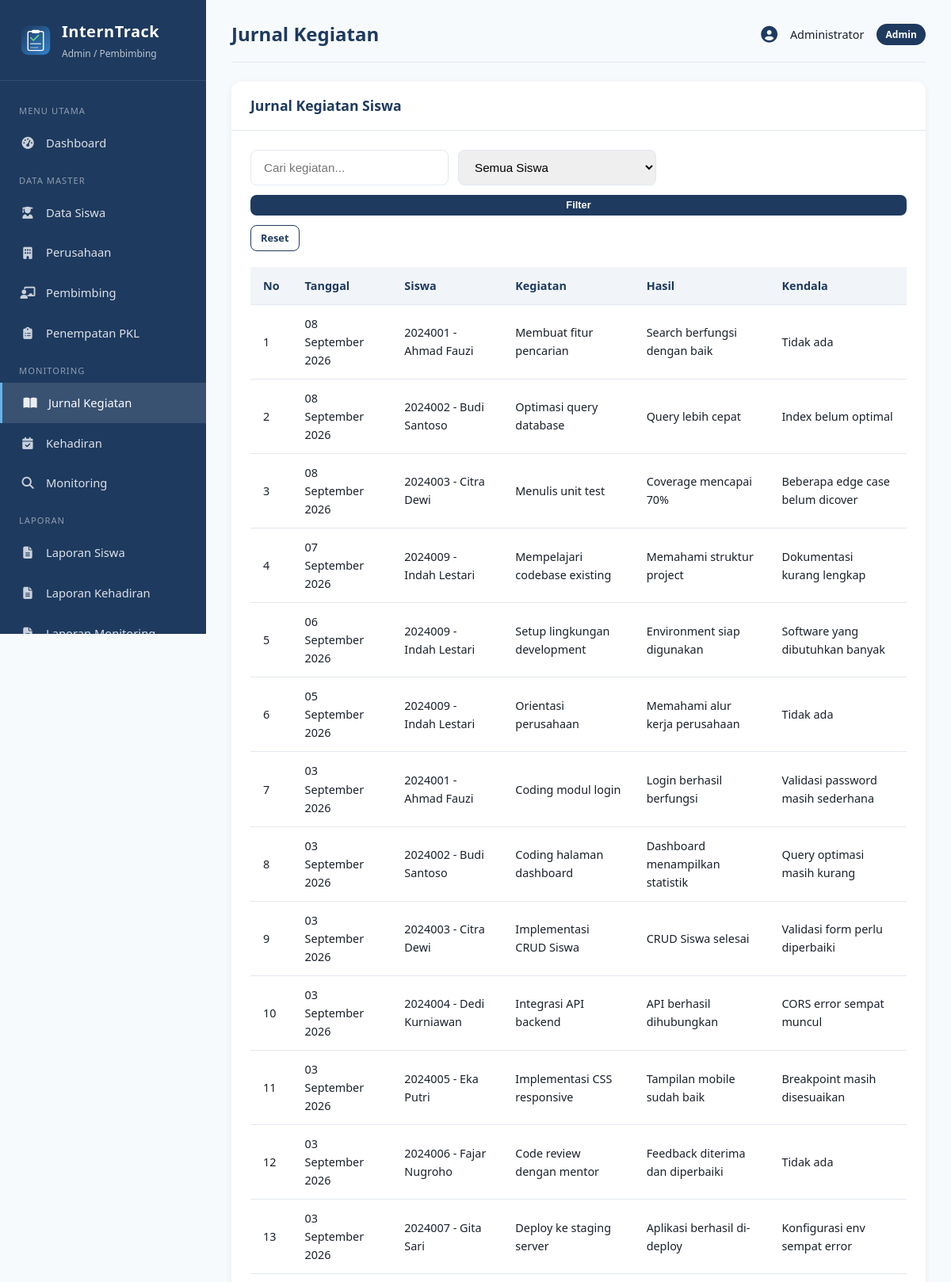
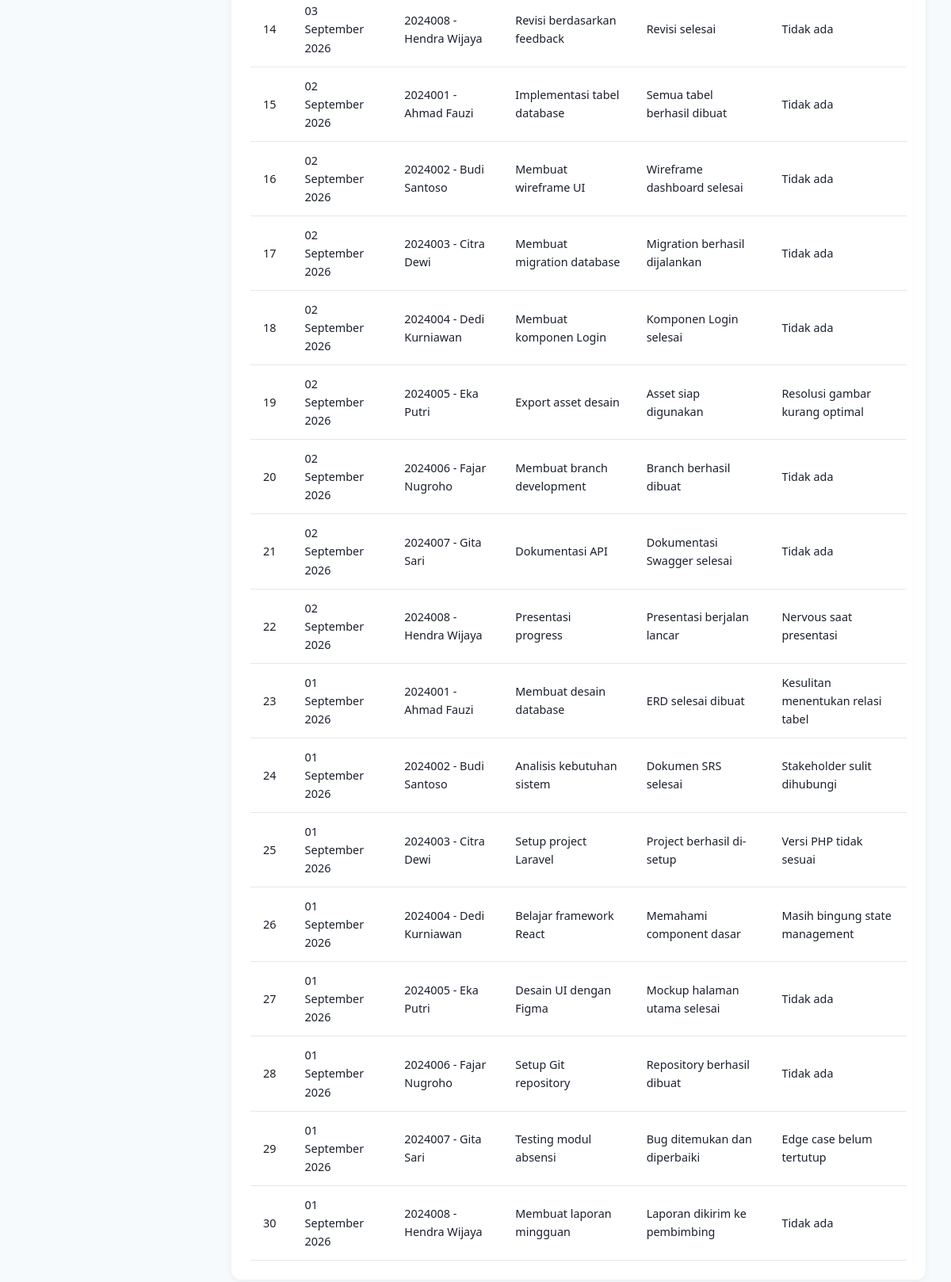
/admin/jurnal.php (signed in), run on the app's committed database (2 pictures, top to bottom).
### tables this page shows
CREATE TABLE jurnal (
    id INT AUTO_INCREMENT PRIMARY KEY,
    siswa_id INT NOT NULL,
    tanggal DATE NOT NULL,
    kegiatan TEXT NOT NULL,
    hasil TEXT,
    kendala TEXT,
    created_at TIMESTAMP DEFAULT CURRENT_TIMESTAMP,
    FOREIGN KEY (siswa_id) REFERENCES siswa(id) ON DELETE CASCADE
);

CREATE TABLE siswa (
    id INT AUTO_INCREMENT PRIMARY KEY,
    user_id INT NULL,
    nis VARCHAR(20) NOT NULL UNIQUE,
    nama VARCHAR(100) NOT NULL,
    kelas VARCHAR(20) NOT NULL,
    jurusan VARCHAR(50) NOT NULL,
    no_hp VARCHAR(15),
    alamat TEXT,
    created_at TIMESTAMP DEFAULT CURRENT_TIMESTAMP,
    FOREIGN KEY (user_id) REFERENCES users(id) ON DELETE SET NULL
);

### includes/functions.php (called while the page is built, shortened)
<?php
function e($str) {
    return htmlspecialchars($str ?? '', ENT_QUOTES, 'UTF-8');
}
function formatTanggal($tanggal) {
    $bulan = [
        1 => 'Januari', 'Februari', 'Maret', 'April', 'Mei', 'Juni',
        'Juli', 'Agustus', 'September', 'Oktober', 'November', 'Desember'
    ];
    $t = strtotime($tanggal);
    return date('d', $t) . ' ' . $bulan[(int)date('n', $t)] . ' ' . date('Y', $t);
}
?>

### admin/jurnal.php (the view, shortened to what this page needs)
<?php
require_once __DIR__ . '/../includes/header_admin.php';
$search = trim($_GET['search'] ?? '');
?>
<div class="card">
    <div class="card-header">
        <h3>Jurnal Kegiatan Siswa</h3>
    </div>
    <div class="card-body">
        <form method="GET" class="filter-group">
            <input type="text" name="search" class="form-control" placeholder="Cari kegiatan..." value="<?= e($search) ?>" style="max-width:250px">
            <select name="siswa" class="form-control" style="max-width:250px">
                <option value="">Semua Siswa</option>
            </select>
            <button type="submit" class="btn btn-primary btn-sm">Filter</button>
            <a href="jurnal.php" class="btn btn-outline btn-sm">Reset</a>
        </form>
        <div class="table-responsive">
            <table>
                <thead>
                    <tr>
                        <th>No</th>
                        <th>Tanggal</th>
                        <th>Siswa</th>
                        <th>Kegiatan</th>
                        <th>Hasil</th>
                        <th>Kendala</th>
                    </tr>
                </thead>
                <tbody>
                <?php
                $sql = "SELECT j.*, s.nama as nama_siswa, s.nis
                        FROM jurnal j JOIN siswa s ON j.siswa_id = s.id WHERE 1=1";
                $sql .= " ORDER BY j.tanggal DESC";
                $res = $conn->query($sql);
                $no = 1;
                while ($r = $res->fetch_assoc()):
                ?>
                    <tr>
                        <td><?= $no++ ?></td>
                        <td><?= formatTanggal($r['tanggal']) ?></td>
                        <td><?= e($r['nis'].' - '.$r['nama_siswa']) ?></td>
                        <td><?= e($r['kegiatan']) ?></td>
                        <td><?= e($r['hasil']) ?></td>
                        <td><?= e($r['kendala'] ?: '-') ?></td>
                    </tr>
                <?php endwhile; ?>
                </tbody>
            </table>
        </div>
    </div>
</div>
<?php require_once __DIR__ . '/../includes/footer.php'; ?>

### assets/css/style.css (style rules this page uses)
:root { --primary: #1e3a5f; --primary-light: #2c5282; --accent: #3182ce; --success: #38a169; --warning: #d69e2e; --danger: #e53e3e; --info: #3182ce; --bg: #f7fafc; --card: #ffffff; --text: #1a202c; --text-muted: #718096; --border: #e2e8f0; --sidebar-width: 260px; }
* { margin: 0; padding: 0; box-sizing: border-box; }
body { font-family: 'Segoe UI', Tahoma, Geneva, Verdana, sans-serif; background: var(--bg); color: var(--text); line-height: 1.6; }
a { text-decoration: none; color: inherit; }
.form-control { width: 100%; padding: 0.75rem 1rem; border: 1.5px solid var(--border); border-radius: 8px; font-size: 0.95rem; transition: border-color 0.2s; }
.btn { display: inline-block; padding: 0.7rem 1.5rem; border: none; border-radius: 8px; font-size: 0.95rem; font-weight: 600; cursor: pointer; transition: all 0.2s; }
.btn-primary { background: var(--primary); color: white; width: 100%; }
.btn-sm { padding: 0.35rem 0.75rem; font-size: 0.8rem; }
.btn-outline { background: transparent; border: 1.5px solid var(--primary); color: var(--primary); }
.card { background: var(--card); border-radius: 12px; box-shadow: 0 2px 8px rgba(0,0,0,0.06); margin-bottom: 1.5rem; }
.card-header { padding: 1rem 1.5rem; border-bottom: 1px solid var(--border); display: flex; justify-content: space-between; align-items: center; }
.card-header h3 { font-size: 1.1rem; color: var(--primary); }
.card-body { padding: 1.5rem; }
.table-responsive { overflow-x: auto; }
table { width: 100%; border-collapse: collapse; }
table th, table td { padding: 0.75rem 1rem; text-align: left; border-bottom: 1px solid var(--border); font-size: 0.9rem; }
table th { background: #f1f5f9; font-weight: 600; color: var(--primary); white-space: nowrap; }
select.form-control { appearance: auto; }
.filter-group { display: flex; gap: 0.75rem; flex-wrap: wrap; margin-bottom: 1.2rem; }

### data on the page
jurnal: tanggal "08 September 2026", siswa.nama "2024001 - Ahmad Fauzi", kegiatan "Membuat fitur pencarian", hasil "Search berfungsi dengan baik", kendala "Tidak ada"
jurnal: tanggal "08 September 2026", siswa.nama "2024002 - Budi Santoso", kegiatan "Optimasi query database", hasil "Query lebih cepat", kendala "Index belum optimal"
jurnal: tanggal "08 September 2026", siswa.nama "2024003 - Citra Dewi", kegiatan "Menulis unit test", hasil "Coverage mencapai 70%", kendala "Beberapa edge case belum dicover"
jurnal: tanggal "07 September 2026", siswa.nama "2024009 - Indah Lestari", kegiatan "Mempelajari codebase existing", hasil "Memahami struktur project", kendala "Dokumentasi kurang lengkap"
jurnal: tanggal "06 September 2026", siswa.nama "2024009 - Indah Lestari", kegiatan "Setup lingkungan development", hasil "Environment siap digunakan", kendala "Software yang dibutuhkan banyak"
jurnal: tanggal "05 September 2026", siswa.nama "2024009 - Indah Lestari", kegiatan "Orientasi perusahaan", hasil "Memahami alur kerja perusahaan", kendala "Tidak ada"
jurnal: tanggal "03 September 2026", siswa.nama "2024001 - Ahmad Fauzi", kegiatan "Coding modul login", hasil "Login berhasil berfungsi", kendala "Validasi password masih sederhana"
jurnal: tanggal "03 September 2026", siswa.nama "2024002 - Budi Santoso", kegiatan "Coding halaman dashboard", hasil "Dashboard menampilkan statistik", kendala "Query optimasi masih kurang"
jurnal: tanggal "03 September 2026", siswa.nama "2024003 - Citra Dewi", kegiatan "Implementasi CRUD Siswa", hasil "CRUD Siswa selesai", kendala "Validasi form perlu diperbaiki"
jurnal: tanggal "03 September 2026", siswa.nama "2024004 - Dedi Kurniawan", kegiatan "Integrasi API backend", hasil "API berhasil dihubungkan", kendala "CORS error sempat muncul"
jurnal: tanggal "03 September 2026", siswa.nama "2024005 - Eka Putri", kegiatan "Implementasi CSS responsive", hasil "Tampilan mobile sudah baik", kendala "Breakpoint masih disesuaikan"
jurnal: tanggal "03 September 2026", siswa.nama "2024006 - Fajar Nugroho", kegiatan "Code review dengan mentor", hasil "Feedback diterima dan diperbaiki", kendala "Tidak ada"
jurnal: tanggal "03 September 2026", siswa.nama "2024007 - Gita Sari", kegiatan "Deploy ke staging server", hasil "Aplikasi berhasil di-deploy", kendala "Konfigurasi env sempat error"
jurnal: tanggal "03 September 2026", siswa.nama "2024008 - Hendra Wijaya", kegiatan "Revisi berdasarkan feedback", hasil "Revisi selesai", kendala "Tidak ada"
jurnal: tanggal "02 September 2026", siswa.nama "2024001 - Ahmad Fauzi", kegiatan "Implementasi tabel database", hasil "Semua tabel berhasil dibuat", kendala "Tidak ada"
jurnal: tanggal "02 September 2026", siswa.nama "2024002 - Budi Santoso", kegiatan "Membuat wireframe UI", hasil "Wireframe dashboard selesai", kendala "Tidak ada"
jurnal: tanggal "02 September 2026", siswa.nama "2024003 - Citra Dewi", kegiatan "Membuat migration database", hasil "Migration berhasil dijalankan", kendala "Tidak ada"
jurnal: tanggal "02 September 2026", siswa.nama "2024004 - Dedi Kurniawan", kegiatan "Membuat komponen Login", hasil "Komponen Login selesai", kendala "Tidak ada"
jurnal: tanggal "02 September 2026", siswa.nama "2024005 - Eka Putri", kegiatan "Export asset desain", hasil "Asset siap digunakan", kendala "Resolusi gambar kurang optimal"
jurnal: tanggal "02 September 2026", siswa.nama "2024006 - Fajar Nugroho", kegiatan "Membuat branch development", hasil "Branch berhasil dibuat", kendala "Tidak ada"
jurnal: tanggal "02 September 2026", siswa.nama "2024007 - Gita Sari", kegiatan "Dokumentasi API", hasil "Dokumentasi Swagger selesai", kendala "Tidak ada"
jurnal: tanggal "02 September 2026", siswa.nama "2024008 - Hendra Wijaya", kegiatan "Presentasi progress", hasil "Presentasi berjalan lancar", kendala "Nervous saat presentasi"
jurnal: tanggal "01 September 2026", siswa.nama "2024001 - Ahmad Fauzi", kegiatan "Membuat desain database", hasil "ERD selesai dibuat", kendala "Kesulitan menentukan relasi tabel"
jurnal: tanggal "01 September 2026", siswa.nama "2024002 - Budi Santoso", kegiatan "Analisis kebutuhan sistem", hasil "Dokumen SRS selesai", kendala "Stakeholder sulit dihubungi"
jurnal: tanggal "01 September 2026", siswa.nama "2024003 - Citra Dewi", kegiatan "Setup project Laravel", hasil "Project berhasil di-setup", kendala "Versi PHP tidak sesuai"
jurnal: tanggal "01 September 2026", siswa.nama "2024004 - Dedi Kurniawan", kegiatan "Belajar framework React", hasil "Memahami component dasar", kendala "Masih bingung state management"
jurnal: tanggal "01 September 2026", siswa.nama "2024005 - Eka Putri", kegiatan "Desain UI dengan Figma", hasil "Mockup halaman utama selesai", kendala "Tidak ada"
jurnal: tanggal "01 September 2026", siswa.nama "2024006 - Fajar Nugroho", kegiatan "Setup Git repository", hasil "Repository berhasil dibuat", kendala "Tidak ada"
jurnal: tanggal "01 September 2026", siswa.nama "2024007 - Gita Sari", kegiatan "Testing modul absensi", hasil "Bug ditemukan dan diperbaiki", kendala "Edge case belum tertutup"
jurnal: tanggal "01 September 2026", siswa.nama "2024008 - Hendra Wijaya", kegiatan "Membuat laporan mingguan", hasil "Laporan dikirim ke pembimbing", kendala "Tidak ada"

### other printed values
$page_title "Jurnal Kegiatan"
$_SESSION['nama'] "Administrator"
